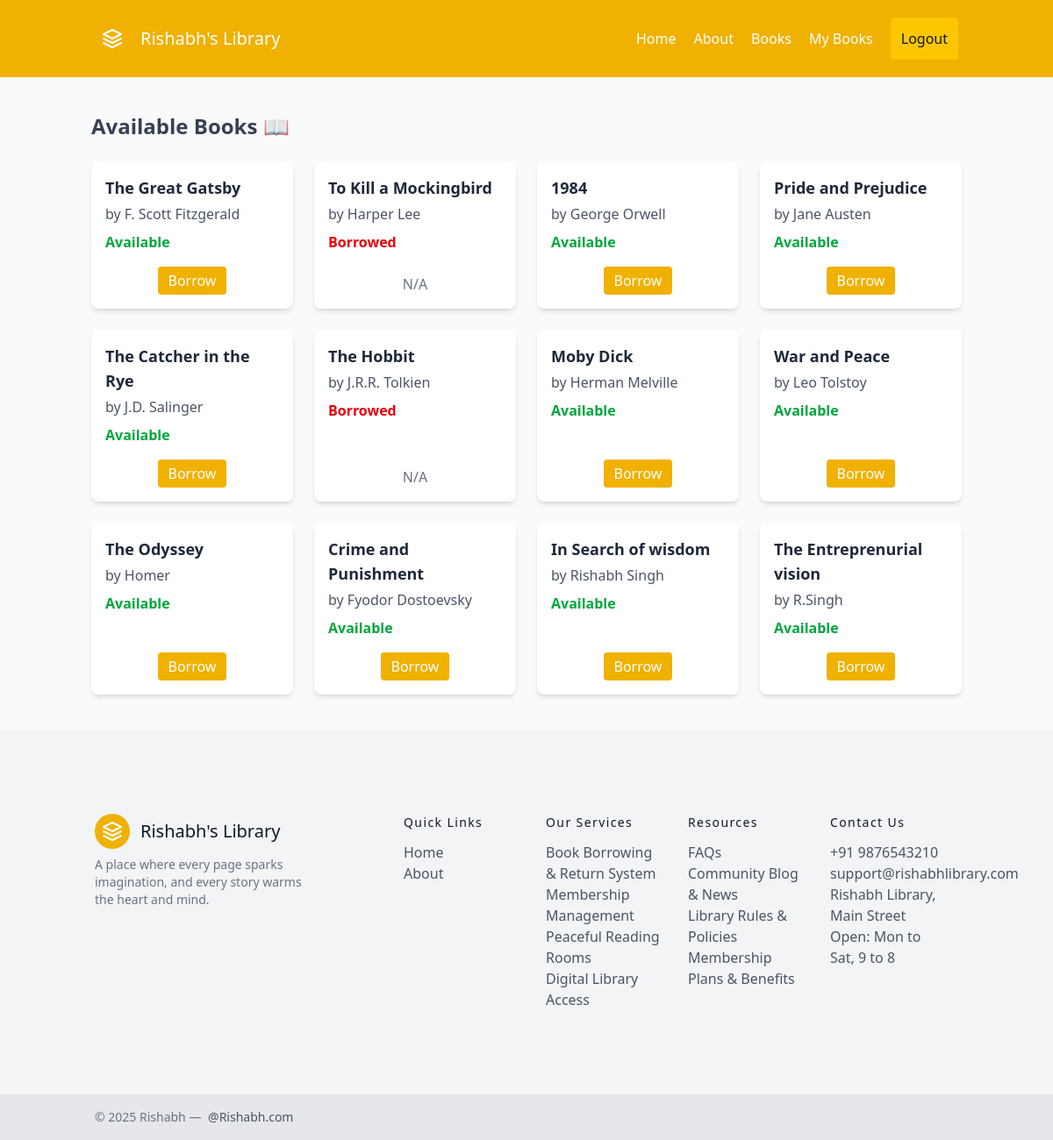
/books (signed in), run on the app's committed database.
### app.py (models this page shows, shortened)
class Book(db.Model):
    id = db.Column(db.Integer, primary_key=True)
    title = db.Column(db.String(150), nullable=False)
    author = db.Column(db.String(100), nullable=False)
    available = db.Column(db.Boolean, default=True)
    borrow_records = db.relationship('BorrowRecord', back_populates='book', lazy=True)

### app.py (the view, shortened to what this page needs)
@app.route('/books')
def books():
    if 'user_id' not in session:
        flash("Please log in to view books.", "warning")
        return redirect(url_for('login'))
    all_books = Book.query.all()
    return render_template('books.html', books=all_books)

### templates/books.html (shortened to what this page needs)
{% extends "base.html" %}
{% block content %}
<main class="container mx-auto mt-10 px-4">
  <h2 class="text-2xl font-semibold text-gray-700 mb-6">Available Books 📖</h2>
  {% if books %}
  <div class="grid grid-cols-1 sm:grid-cols-2 md:grid-cols-3 lg:grid-cols-4 gap-6">
    {% for book in books %}
    <div class="bg-white rounded-lg shadow-md p-4 flex flex-col justify-between">
      <div>
        <h3 class="font-semibold text-lg mb-1">{{ book.title }}</h3>
        <p class="text-gray-600 mb-2">by {{ book.author }}</p>
        <p>
          {% if book.available %}
          <span class="text-green-600 font-semibold">Available</span>
          {% else %}
          <span class="text-red-600 font-semibold">Borrowed</span>
          {% endif %}
        </p>
      </div>
      <div class="mt-4 flex justify-center gap-2">
        {% if session.get('is_admin') %}
          <a href="{{ url_for('edit_book', book_id=book.id) }}"
             class="bg-blue-500 text-white px-3 py-1 rounded hover:bg-blue-600 transition">Edit</a>
          <form action="{{ url_for('delete_book', book_id=book.id) }}" method="POST" class="inline">
            <button type="submit"
             class="bg-red-500 text-white px-3 py-1 rounded hover:bg-red-600 transition">Delete</button>
          </form>
        {% elif book.available %}
          <a href="{{ url_for('borrow_book', book_id=book.id) }}"
             class="bg-yellow-500 text-white px-3 py-1 rounded hover:bg-yellow-600 transition">Borrow</a>
        {% else %}
          <span class="text-gray-500">N/A</span>
        {% endif %}
      </div>
    </div>
    {% endfor %}
  </div>
  {% else %}
  <p class="text-gray-600 text-lg">No books available yet. 📚</p>
  {% endif %}
</main>
{% endblock %}

### templates/base.html (shortened to what this page needs)
<!DOCTYPE html>
<html lang="en">
<head>
    <script src="https://cdn.jsdelivr.net/npm/@tailwindcss/browser@4"></script>
</head>
<body class="bg-gray-50 text-gray-800">
    <header class="text-gray-600 body-font bg-yellow-500 text-white">
        <div class="container mx-auto flex flex-wrap p-5 flex-col md:flex-row items-center">
            <a href="{{ url_for('home') }}" class="flex title-font font-medium items-center text-gray-900 mb-4 md:mb-0">
                <svg xmlns="http://www.w3.org/2000/svg" fill="none" stroke="currentColor" stroke-linecap="round" stroke-linejoin="round" stroke-width="2"
                    class="w-10 h-10 text-white p-2 bg-yellow-500 rounded-full" viewBox="0 0 24 24">
                    <path d="M12 2L2 7l10 5 10-5-10-5zM2 17l10 5 10-5M2 12l10 5 10-5"></path>
                </svg>
                <span class="ml-3 text-xl text-white">Rishabh's Library</span>
            </a>
            <nav class="md:ml-auto flex flex-wrap items-center text-base justify-center">
                <a href="{{ url_for('home') }}" class="mr-5 hover:text-gray-900">Home</a>
                <a href="{{ url_for('about') }}" class="mr-5 hover:text-gray-900">About</a>
                {% if session.get('user_id') %}
                    {% if session.get('is_admin') %}
                        <a href="{{ url_for('all_users') }}" class="mr-5 hover:text-gray-900">All Users</a>
                        <a href="{{ url_for('books') }}" class="mr-5 hover:text-gray-900">Books</a>
                    {% else %}
                        <a href="{{ url_for('books') }}" class="mr-5 hover:text-gray-900">Books</a>
                        <a href="{{ url_for('my_borrowed_books') }}" class="mr-5 hover:text-gray-900">My Books</a>
                    {% endif %}
                    <a href="{{ url_for('logout') }}" class="inline-flex items-center border-0 focus:outline-none bg-yellow-400 text-gray-900 p-3 hover:bg-orange-600 rounded text-base mt-4 md:mt-0">
                        Logout
                    </a>
                {% else %}
                    <a href="{{ url_for('sign_up') }}" class="mr-5 hover:text-gray-900">Sign Up</a>
                    <a href="{{ url_for('login') }}" class="mr-5 hover:text-gray-900">Login</a>
                {% endif %}
            </nav>
        </div>
    </header>
    {% block content %}
    {% endblock %}
    <footer class="text-gray-600 body-font mt-10 bg-gray-100">
        <div class="container px-5 py-24 mx-auto flex md:items-center lg:items-start md:flex-row md:flex-nowrap flex-wrap flex-col">
            <div class="w-64 flex-shrink-0 md:mx-0 mx-auto text-center md:text-left">
                <a class="flex title-font font-medium items-center md:justify-start justify-center text-gray-900">
                    <svg xmlns="http://www.w3.org/2000/svg" fill="none" stroke="currentColor" stroke-linecap="round" stroke-linejoin="round" stroke-width="2"
                        class="w-10 h-10 text-white p-2 bg-yellow-500 rounded-full" viewBox="0 0 24 24">
                        <path d="M12 2L2 7l10 5 10-5-10-5zM2 17l10 5 10-5M2 12l10 5 10-5"></path>
                    </svg>
                    <span class="ml-3 text-xl">Rishabh's Library</span>
                </a>
                <p class="mt-2 text-sm text-gray-500">
                    A place where every page sparks imagination, and every story warms the heart and mind.
                </p>
            </div>
            <div class="flex-grow flex flex-wrap md:pl-20 -mb-10 md:mt-0 mt-10 md:text-left text-center">
                <div class="lg:w-1/4 md:w-1/2 w-full px-4">
                    <h2 class="title-font font-medium text-gray-900 tracking-widest text-sm mb-3">Quick Links</h2>
                    <nav class="list-none mb-10">
                        <li><a href="{{ url_for('home') }}" class="text-gray-600 hover:text-gray-800">Home</a></li>
                        <li><a href="{{ url_for('about') }}" class="text-gray-600 hover:text-gray-800">About</a></li>
                    </nav>
                </div>
                <div class="lg:w-1/4 md:w-1/2 w-full px-4">
                    <h2 class="title-font font-medium text-gray-900 tracking-widest text-sm mb-3">Our Services</h2>
                    <nav class="list-none mb-10">
                        <li><span class="text-gray-600">Book Borrowing & Return System</span></li>
                        <li><span class="text-gray-600">Membership Management</span></li>
                        <li><span class="text-gray-600">Peaceful Reading Rooms</span></li>
                        <li><span class="text-gray-600">Digital Library Access</span></li>
                    </nav>
                </div>
                <div class="lg:w-1/4 md:w-1/2 w-full px-4">
                    <h2 class="title-font font-medium text-gray-900 tracking-widest text-sm mb-3">Resources</h2>
                    <nav class="list-none mb-10">
                        <li><span class="text-gray-600">FAQs</span></li>
                        <li><span class="text-gray-600">Community Blog & News</span></li>
                        <li><span class="text-gray-600">Library Rules & Policies</span></li>
                        <li><span class="text-gray-600">Membership Plans & Benefits</span></li>
                    </nav>
                </div>
                <div class="lg:w-1/4 md:w-1/2 w-full px-4">
                    <h2 class="title-font font-medium text-gray-900 tracking-widest text-sm mb-3">Contact Us</h2>
                    <nav class="list-none mb-10">
                        <li><span class="text-gray-600">+91 9876543210</span></li>
                        <li><span class="text-gray-600">support@rishabhlibrary.com</span></li>
                        <li><span class="text-gray-600">Rishabh Library, Main Street</span></li>
                        <li><span class="text-gray-600">Open: Mon to Sat, 9 to 8</span></li>
                    </nav>
                </div>
            </div>
        </div>
        <div class="bg-gray-200">
            <div class="container mx-auto py-4 px-5 flex flex-wrap flex-col sm:flex-row">
                <p class="text-gray-500 text-sm text-center sm:text-left">© 2025 Rishabh —
                    <a href="https://twitter.com/knyttneve" rel="noopener noreferrer" class="text-gray-600 ml-1" target="_blank">@Rishabh.com</a>
                </p>
            </div>
        </div>
    </footer>
</body>
</html>

### data on the page
Book: title "The Great Gatsby", author "F. Scott Fitzgerald", available "Available"
Book: title "To Kill a Mockingbird", author "Harper Lee", available "Borrowed"
Book: title "1984", author "George Orwell", available "Available"
Book: title "Pride and Prejudice", author "Jane Austen", available "Available"
Book: title "The Catcher in the Rye", author "J.D. Salinger", available "Available"
Book: title "The Hobbit", author "J.R.R. Tolkien", available "Borrowed"
Book: title "Moby Dick", author "Herman Melville", available "Available"
Book: title "War and Peace", author "Leo Tolstoy", available "Available"
Book: title "The Odyssey", author "Homer", available "Available"
Book: title "Crime and Punishment", author "Fyodor Dostoevsky", available "Available"
Book: title "In Search of wisdom", author "Rishabh Singh", available "Available"
Book: title "The Entreprenurial vision", author "R.Singh", available "Available"
